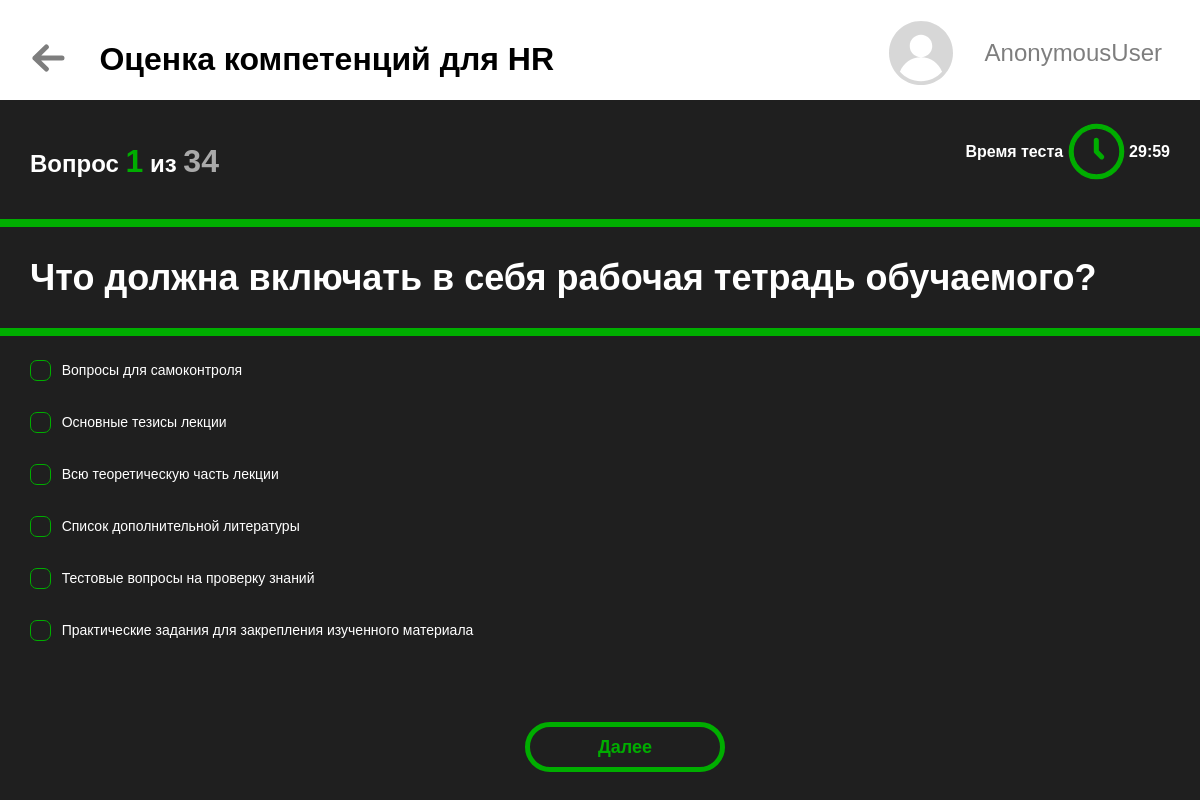
Screenshot of /quiz/2/ with the database file from the repository.
### quizes/models.py (models this page shows, shortened)
class BaseModel(models.Model):
    code = models.CharField(
        max_length=256,
        verbose_name='Код',
        default=None,
        blank=True,
        null=True
    )
    name = models.CharField(
        max_length=256,
        default='',
        verbose_name='Название'
    )
    description = models.TextField(
        verbose_name='Описание',
        default=None,
        blank=True
    )
    created_at = models.DateTimeField(
        default=datetime.now(),
        verbose_name='Дата создания'
    )
    modified_at = models.DateTimeField(
        auto_now=True,
        blank=True,
        null=True,
        verbose_name='Дата изменения'
    )
    class Meta:
        abstract = True

class Quiz(BaseModel):
    time = models.IntegerField(verbose_name='Продолжительность теста в минутах')
    pass_score = models.IntegerField(help_text='Проходной балл')
    created_by = models.ForeignKey(
        User,
        on_delete=models.PROTECT,
        verbose_name='Кто создал',
        related_name='user_created_quizes'
    )
    modified_by = models.ForeignKey(
        User,
        null=True,
        blank=True,
        on_delete=models.PROTECT,
        verbose_name='Кто изменил',
        related_name='user_modified_quizes'
    )
    class Meta():
        verbose_name_plural = 'Quizes'
    def get_questions(self):
        questions = list(self.question_set.all())
        random.shuffle(questions)
        return questions

class Question(BaseModel):
    QUESTION_TYPES = [
        ('single_choice', 'Единственный выбор'),
        ('multiplie_choice', 'Множественный выбор'),
    ]
    question_type = models.CharField(
        max_length=30,
        choices=QUESTION_TYPES,
        default='single_choice'
    )
    quiz_id = models.ForeignKey(
        Quiz,
        on_delete=models.CASCADE
    )
    question_weight = models.IntegerField(
        help_text='Вес вопроса',
        default=1
    )
    created_by = models.ForeignKey(
        User,
        on_delete=models.PROTECT,
        verbose_name='Кто создал',
        related_name='user_created_questions'
    )
    modified_by = models.ForeignKey(
        User,
        null=True,
        blank=True,
        on_delete=models.PROTECT,
        verbose_name='Кто изменил',
        related_name='user_modified_questions'
    )
    def get_answers(self):
        answers = list(self.answer_set.all())
        random.shuffle(answers)
        return answers

class Answer(BaseModel):
    is_correct = models.BooleanField(default=False)
    question_id = models.ForeignKey(Question, on_delete=models.CASCADE)
    created_by = models.ForeignKey(
        User,
        on_delete=models.PROTECT,
        verbose_name='Кто создал',
        related_name='user_created_answers'
    )
    modified_by = models.ForeignKey(
        User,
        null=True,
        blank=True,
        on_delete=models.PROTECT,
        verbose_name='Кто изменил',
        related_name='user_modified_answers'
    )

### quizes/views.py (the view)
def quiz(request, quiz_id):
    quiz = Quiz.objects.get(id=quiz_id)
    questions = quiz.get_questions()
    context = {'quiz': quiz, 'questions': questions}
    return render(request, 'quizes/quiz.html', context)

### templates/quizes/quiz.html (shortened to what this page needs)
{% load static %}
<!DOCTYPE html>
<html lang="en">
<head>
    <link rel="stylesheet" href="{% static 'css/quiz.css' %}">
</head>
<body>
    <header>
        <button id="header_button" onclick="window.location='../../'"><img src="{% static 'img/back_arrow.svg' %}"></button>
        <h1>{{ quiz.name }}</h1>
        <button id="lk_button" onclick=""><img src="{% static 'img/lk_icon.svg' %}"><span>{{ user }}</span></button>
    </header>
    <div id="upper_line">
        <h2>Вопрос  <span id="current_question"></span>  из  <span id="questions_count"></span> </h2>
        <div id="time_div">
            <b>Время теста</b> <img src="{% static 'img/clock.svg' %}"> <b id="timer"></b>
        </div>
    </div>
    <form action="{% url 'save_result' quiz_id=quiz.id %}" method="post" id="quiz-form">
        {% for question in questions %}
            <div class="question-container" style="display: {% if forloop.first %}block{% else %}none{% endif %}">
                <hr>
                <h2>{{ question.name }}</h2>
                <hr>
                    {% for answer in question.get_answers %}
                        <p><input
                            {% if question.question_type == 'single_choice' %}
                                type="radio"
                            {% else %}
                                type="checkbox"
                            {% endif %}
                            name="question_{{ question.id }}" value="{{ answer.id }}">
                            <label for="question_{{ question.id }}">{{ answer.description }}</label></p>
                    {% endfor %}
            </div>
        {% endfor %}
        <div id="navi_buttons">
            <button class="page-btn" type="button" id="next-btn" onclick="showNextQuestion()">Далее</button>
        </div>
    </form>
</body>
</html>

### static_dev/css/quiz.css (style rules this page uses)
html, body { margin: 0; padding: 0; background-color: #1F1F1F; color: #FFFFFF; font-family: Arial, Helvetica, sans-serif; }
header { width: 100%; height: 30%; padding-top: 20px; background-color: #FFFFFF; color: black; display: flex; }
header h1 { width: 75%; }
#header_button { background-color: transparent; background-repeat: no-repeat; border: none; cursor: pointer; overflow: hidden; outline: none; color: #FFFFFF; padding-left: 2rem; padding-right: 3rem; opacity: 0.5; }
#lk_button { background-color: transparent; background-repeat: no-repeat; border: none; cursor: pointer; overflow: hidden; outline: none; color: black; font-size: 1.5rem; opacity: 0.5; width: 80%; height: 80%; text-align: right; vertical-align: middle; }
#lk_button img, #lk_button span { vertical-align: middle; margin-right: 2rem; text-align: right; }
#upper_line { width: 100%; height: 10%; display: flex; position: relative; }
#upper_line h2 { width: 70%; position: relative; top: 23px; left: 30px; }
#upper_line #time_div { width: 30%; position: relative; top: 0px; right: 30px; vertical-align: middle; text-align: right; }
#upper_line #time_div img { position: relative; top: 23px; }
#quiz-form { width: 100%; position: relative; top: 0px; font-size: 1.5em; padding-top: 30px; }
.question-container h2, p { padding-left: 30px; }
.question-container hr { border: 4px solid #00AD00; }
#current_question { color: #00AD00; font-size: xx-large; }
#questions_count { color: darkgrey; font-size: xx-large; }
html { box-sizing: border-box; }
#navi_buttons { width: 100%; position: relative; display:flex; top: 50px; left: 0px; font-size: 1em; align-items: center; justify-content: center; }
.page-btn { width: 200px; height: 50px; border-radius: 50px; border: 5px solid #00AD00; margin-left: 50px; font-size: large; font-weight: bold; color: #00AD00; background-color: #1F1F1F; text-decoration: none; }

### rows the page displays
Quiz: name "Оценка компетенций для HR"
Question: name "Что должна включать в себя рабочая тетрадь обучаемого?"
Answer: description "Вопросы для самоконтроля"
Answer: description "Основные тезисы лекции"
Answer: description "Всю теоретическую часть лекции"
Answer: description "Список дополнительной литературы"
Answer: description "Тестовые вопросы на проверку знаний"
Answer: description "Практические задания для закрепления изученного материала"

### other values shown
{{ user }} "AnonymousUser"
